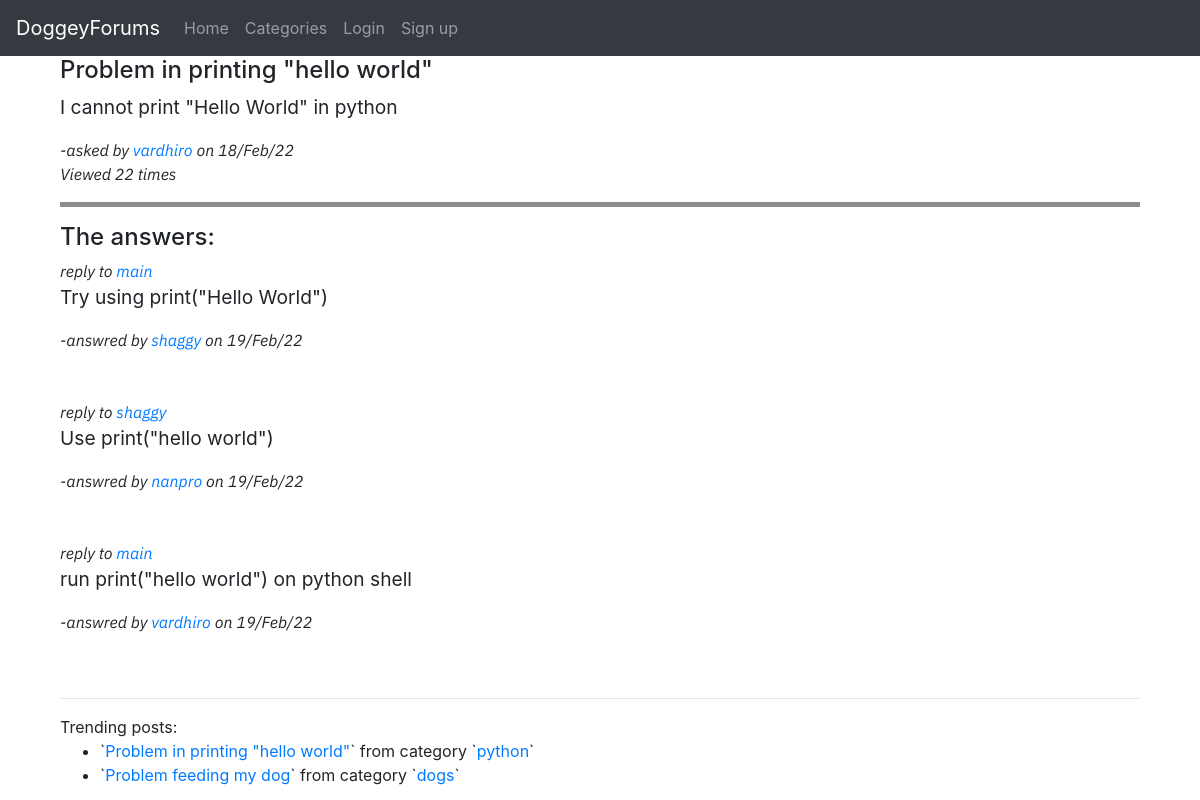
Page /view.php?id=1 on the committed database.
### tables this page shows
CREATE TABLE `posts` (
  `id` int(11) NOT NULL,
  `title` varchar(225) NOT NULL,
  `body` varchar(10000) NOT NULL,
  `creator` varchar(225) NOT NULL,
  `doc` int(20) NOT NULL,
  `category` varchar(225) NOT NULL,
  `views` int(11) NOT NULL
);

CREATE TABLE `replies` (
  `id` int(11) NOT NULL,
  `body` varchar(1000) NOT NULL,
  `doc` int(20) NOT NULL,
  `creator` varchar(225) NOT NULL,
  `replyto` varchar(225) NOT NULL,
  `unid` varchar(225) NOT NULL
);

### view.php (the view, shortened to what this page needs)
<?php
require_once "includes/connection.php";
?>
<!DOCTYPE html>
<html lang="en">
  <head>
  </head>
  <body>
    <?php require_once "includes/navbar.php"; ?>
    <div class="container">
        <?php
        $id = $_GET['id'];
        $s = "SELECT * FROM posts WHERE id = $id";
        $q = mysqli_query($conn,$s);
        while ($row = mysqli_fetch_array($q)) {
            $views = $row['views'];
            ?>
            <div id='main'>
            <h4><?php echo $row['title'] ?></h4>
            <p style='font-size:1.2rem;'><?php echo $row['body']; ?></p>
            <em>-asked by <a href='viewprofile.php?name=<?php echo $row['creator']; ?>'><?php echo $row['creator']; ?></a> on <?php echo date('d/M/y', $row['doc']); ?></em>
            <br><em>Viewed <?php echo $views; ?> times</em><br>
            </div>
            <hr style='border-top: 5px solid #8c8b8b;'>
            <?php
        }
        ?>
        <h4>The answers:</h4>
        <?php
        $s = "SELECT * FROM replies WHERE id = '$id' ORDER BY doc ASC   ";
        $q = mysqli_query($conn,$s);
        while ($row = mysqli_fetch_array($q)) {
            ?>
            <div id='<?php echo $row['unid']; ?>'>
            <em>reply to <a href="#<?php echo $row['replyto']; ?>"><?php echo ($row['replyto'] == 'main') ?'main' :explode('-',$row['replyto'])[0] ;?></a></em>
            <p style='font-size:1.2rem;'><?php echo $row['body']; ?></p>
            <em>-answred by <a href='viewprofile.php?name=<?php echo $row['creator']; ?>'><?php echo $row['creator']; ?></a> on <?php echo date('d/M/y', $row['doc']); ?></em>
            <br><?php if(isset($_SESSION['user'])&&$_SESSION['pass']){?><a href="reply.php?id=<?php echo $row['id']; ?>&replyto=<?php echo $row['unid']; ?>">Reply</a><?php
            if(trim($_SESSION['user']) == trim($row['creator'])){
              ?>
              <a href='delete.php?id=<?php echo $id ?>&unid=<?php echo $row['unid']; ?>'>Delete</a>
              <?php
            }
            }
           ?>
          </div><br><br>
            <?php
        }
        ?>
        <hr>
        Trending posts:
        <?php require_once('includes/trend.php'); ?>
    </div>
  </body>
</html>

### includes/navbar.php (shortened to what this page needs)
<nav class="navbar navbar-expand-lg navbar-dark bg-dark">
    <a class="navbar-brand" href=".">DoggeyForums</a>
    <div class="collapse navbar-collapse" id="navbarSupportedContent">
        <ul class="navbar-nav mr-auto">
            <li class="nav-item">
                <a class="nav-link" href=".">Home <span class="sr-only">(current)</span></a>
            </li>
            <li class="nav-item">
                <a class="nav-link" href="categories.php">Categories</a>
            </li>
            <?php
            if(isset($_SESSION['user']) && isset($_SESSION['pass'])){
            ?>
            <li class='nav-item'>
                <a class="nav-link">Signed in as <?php echo  $_SESSION['user'];?></a>
            </li>
            <li class="nav-item">
                <a class="nav-link" href="logout.php">Logout</a>
            </li>
            <?php
            }else{
            ?>
            <li class="nav-item">
                <a class="nav-link" href="login.php">Login</a>
            </li>
            <li class="nav-item">
                <a class="nav-link" href="signup.php">Sign up</a>
            </li>
            <?php
            }
            ?>
    </div>
</nav>
<div class="container">
    <link rel='stylesheet' href='assets/bootstrap.min.css'>

### includes/trend.php
<?php
require_once 'connection.php';
?>
<?php
$s = "SELECT * FROM posts ORDER BY views DESC LIMIT 5";
$q = mysqli_query($conn,$s);
?>
<ul>
<?php
while($row = mysqli_fetch_array($q))
{
?>
    <li>`<a href='view.php?id=<?php echo $row['id']; ?>'><?php echo $row['title']; ?></a>` from category `<a href='viewcat.php?name=<?php echo $row['category']; ?>'><?php echo $row['category']; ?></a>`</li>
<?php
}
?>
</ul>

### includes/navbar.php (style rules this page uses)
em, i { font-family: 'IBM Plex Sans', sans-serif; }

### rows in the picture
posts: title "Problem in printing \"hello world\"", body "I cannot print \"Hello World\" in python", creator "vardhiro", doc "18/Feb/22", views "22", category "python"
replies: replyto "main", body "Try using print(\"Hello World\")", creator "shaggy", doc "19/Feb/22"
replies: replyto "shaggy", body "Use print(\"hello world\")", creator "nanpro", doc "19/Feb/22"
replies: replyto "main", body "run print(\"hello world\") on python shell", creator "vardhiro", doc "19/Feb/22"
posts: title "Problem feeding my dog", category "dogs"
